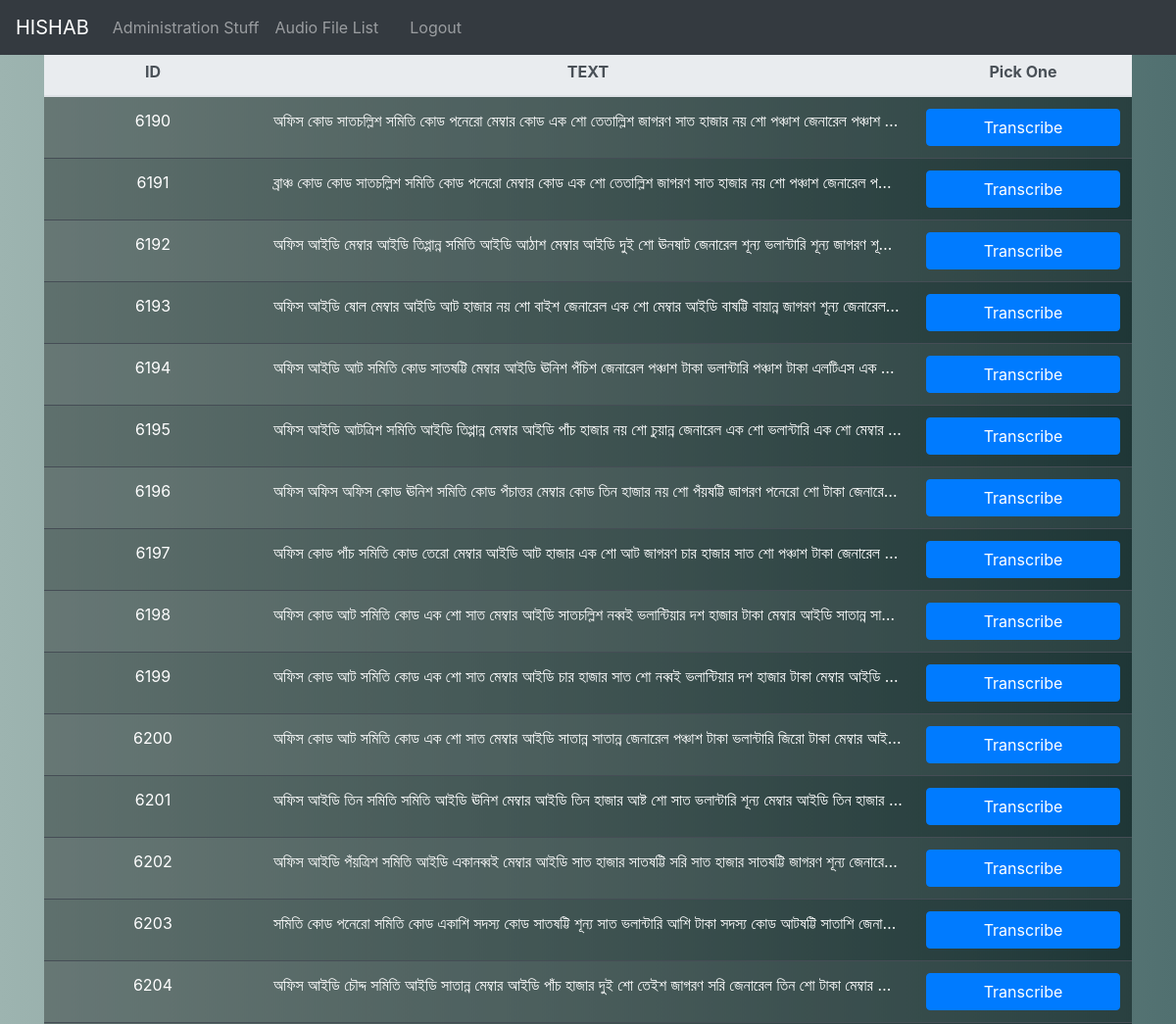
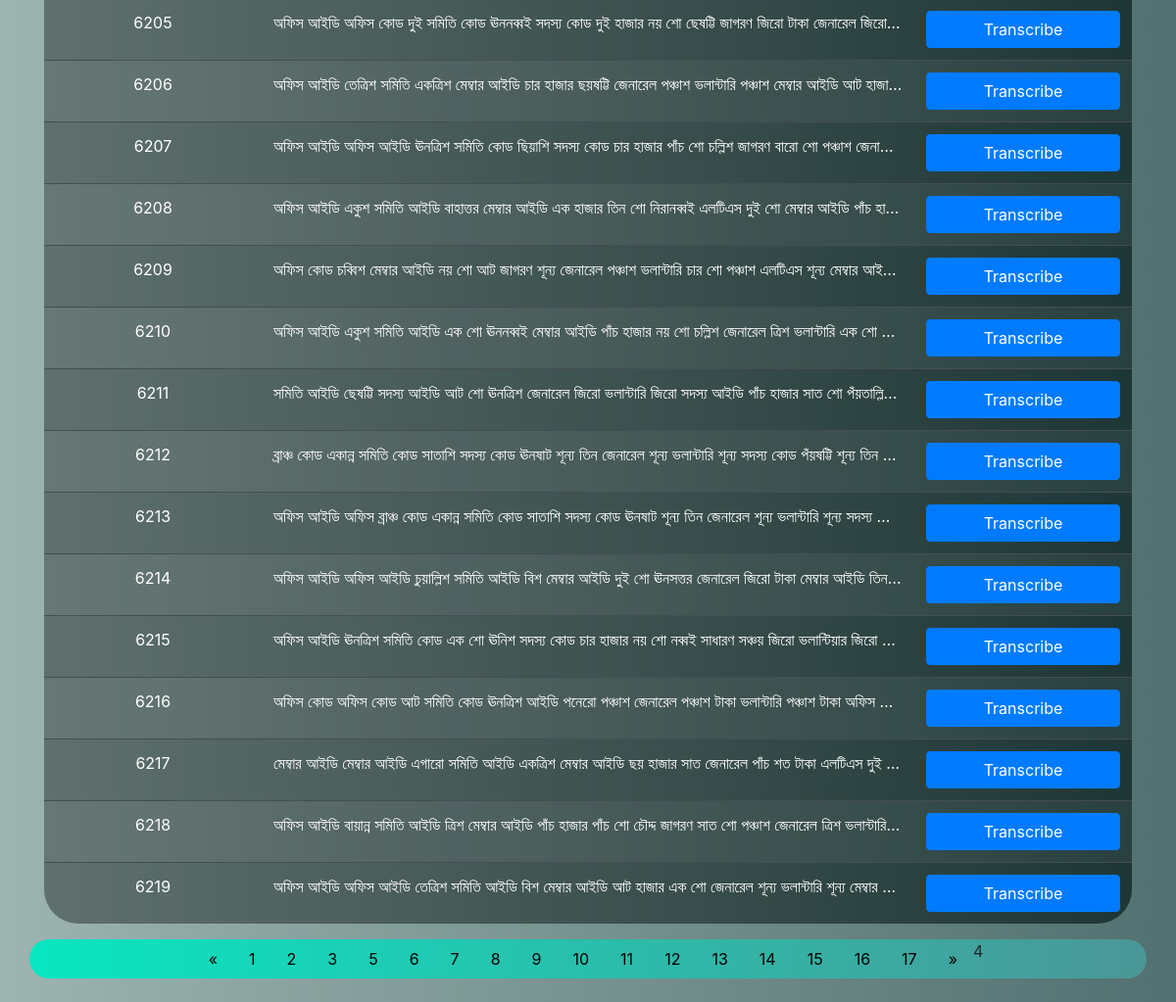
Page /list/?page=4 (signed in) on the committed database (2 pictures, top to bottom).
### myapp/models.py (models this page shows, shortened)
class TransWalk(models.Model):
    ASRid = models.AutoField(primary_key=True)
    Audio_File_Link = models.CharField(max_length=200, help_text='Audio Links', null=True, blank=True)
    audio_duration = models.BigIntegerField(blank=True, null=True)
    ASR_text = models.TextField(help_text='ASR Output', null=True, blank=True)
    Transcripted_Text = models.TextField(help_text='Most Recent Transcripted Text', null=True, blank=True)
    IsOpenFlag = models.BooleanField(default=False, null=True, blank=True)
    Updated_At = models.DateTimeField(auto_now_add=True, null=True, blank=True)
    Trans_Counter = models.IntegerField(default=0, null=True, blank=True)
    Transcribers_Checked = models.CharField(max_length=200, help_text='Usernames of the transcribers Who checked the specific audio', null=True, blank=True)
    click_timestamp = models.DateTimeField(auto_now_add=True, null=True, blank=True)
    caller_phone_number = models.CharField(max_length=15, help_text='Caller Phone Nyumber', null=True, blank=True)

### myapp/views.py (the view)
# urls.py: path('list/', views.audioList, name='list'),
def audioList(request):
    if request.user.is_authenticated:
        Max_timeout = 1800
        time = datetime.now()
        timestamp = datetime.timestamp(time)
        global test_counter
        test_counter = 3
        all_Items_list = TransWalk.objects.all().order_by("ASRid")[:500]
        for things in all_Items_list:
            if things.click_timestamp is not None:
                thingstimestamp = datetime.timestamp(things.click_timestamp)
                if (timestamp-thingstimestamp)>Max_timeout:
                    things.IsOpenFlag= False
                    things.save()
        paginator = Paginator(all_Items_list, 30)
        page_number = request.GET.get('page')
        page_obj = paginator.get_page(page_number)
        context = {
                    'all_items' : page_obj,
                    'test_counter' : test_counter
                  }
        return render(request, 'list.html', context)
    else:
        return redirect("login")

### templates/list.html (shortened to what this page needs)
{% extends 'base.html' %}
{% load static %}
{% block list %}
<br><br>
    {% if all_items %}
    <div class="container">
                <table class="table table-striped table-dark table-hover" style="background:linear-gradient(to right, #5f706d, rgb(30, 54, 54));">
                  <thead class="thead-light">
                    <tr>
                      <th style="width: 20%; text-align: center;">ID</th>
                      <th style="width: 60%; text-align: center;">TEXT</th>
                      <th style="width: 20%; text-align: center;">Pick One</th>
                    </tr>
                  </thead>
                  <tbody>
                    {% for things in all_items %}
                      {% if not user.get_username in things.Transcribers_Checked %}
                        {% if things.Trans_Counter < test_counter %}
                          {% if things.IsOpenFlag == True %}
                            <tr class="table-danger text-dark">
                              <td style="text-align: center;">{{things.ASRid}}</td>
                              <td>{{things.Transcripted_Text}}</td>
                              <td style="text-align: center;"><button type="button" style="font-size : 70%; width: 100%; height: 40px;" class="btn btn-danger">In Progress</button></td>
                            </tr>
                          {% elif things.IsOpenFlag == False %}
                            <tr>
                              <td style="text-align: center;">{{things.ASRid}}</td>
                              <td>{{ things.Transcripted_Text }}</td>
                              <td style="text-align: center;"><a href="{% url 'transcribe' things.ASRid %}"><button type="button" style="font-size : 100%; width: 100%; height: 30%;" class="btn btn-primary">Transcribe</button></a></td>
                            </tr>
                          {% endif %}
                        {% endif %}
                      {% endif %}
                    {% endfor %}
                  </tbody>
                </table>
              </div>
                <div class="container" align="center" style="background: linear-gradient(to right, #08e6c1, rgb(75, 151, 151));border-radius: 35px;">
                {% if all_items.has_other_pages %}
                <ul class="pagination">
                    {% if all_items.has_previous %}
                      <li><a href="?page={{ all_items.previous_page_number }}">&laquo;</a></li>
                    {% else %}
                      <li class="disabled"><span>&laquo;</span></li>
                    {% endif %}
                    {% for i in all_items.paginator.page_range %}
                      {% if all_items.number == i %}
                        <li class="active"><span>{{ i }} <span class="sr-only">(current)</span></span></li>
                      {% else %}
                        <li><a href="?page={{ i }}">{{ i }}</a></li>
                      {% endif %}
                    {% endfor %}
                    {% if all_items.has_next %}
                      <li><a href="?page={{ all_items.next_page_number }}">&raquo;</a></li>
                    {% else %}
                      <li class="disabled"><span>&raquo;</span></li>
                    {% endif %}
                </ul>
                {% endif %}
                </div><br>
    {% endif %}
{% endblock %}

### templates/list.html (style rules this page uses)
body { background: #04f3c7; background: -webkit-linear-gradient(to right, #74ebd5, #ACB6E5); background: linear-gradient(to right, #9db4b0, rgb(81, 112, 112)); min-height: 100vh; }
ul.pagination { display: inline-block; padding: 0; margin: 0; }
ul.pagination li { display: inline; }
ul.pagination li a { color: black; float: left; padding: 8px 16px; text-decoration: none; }
table { table-layout: fixed; border-radius: 35px; }
td { overflow: hidden; white-space: nowrap; text-overflow: ellipsis; }

### rows in the picture
TransWalk: ASRid "6190", Transcripted_Text "অফিস কোড সাতচল্লিশ সমিতি কোড পনেরো মেম্বার কোড এক শো তেতাল্লিশ জাগরণ সাত হাজার নয় শো পঞ্চাশ জেনারেল পঞ্চাশ…"
TransWalk: ASRid "6191", Transcripted_Text "ব্রাঞ্চ কোড কোড সাতচল্লিশ সমিতি কোড পনেরো মেম্বার কোড এক শো তেতাল্লিশ জাগরণ সাত হাজার নয় শো পঞ্চাশ জেনারেল প…"
TransWalk: ASRid "6192", Transcripted_Text "অফিস আইডি মেম্বার আইডি তিপ্পান্ন সমিতি আইডি আঠাশ মেম্বার আইডি দুই শো ঊনষাট জেনারেল শূন্য ভলান্টারি শূন্য জাগরণ শূ…"
TransWalk: ASRid "6193", Transcripted_Text "অফিস আইডি ষোল মেম্বার আইডি আট হাজার নয় শো বাইশ জেনারেল এক শো মেম্বার আইডি বাষট্টি বায়ান্ন জাগরণ শূন্য জেনারেল…"
TransWalk: ASRid "6194", Transcripted_Text "অফিস আইডি আট সমিতি কোড সাতষট্টি মেম্বার আইডি ঊনিশ পঁচিশ জেনারেল পঞ্চাশ টাকা ভলান্টারি পঞ্চাশ টাকা এলটিএস এক…"
TransWalk: ASRid "6195", Transcripted_Text "অফিস আইডি আটত্রিশ সমিতি আইডি তিপ্পান্ন মেম্বার আইডি পাঁচ হাজার নয় শো চুয়ান্ন জেনারেল এক শো ভলান্টারি এক শো মেম্বার…"
TransWalk: ASRid "6196", Transcripted_Text "অফিস অফিস অফিস কোড ঊনিশ সমিতি কোড পঁচাত্তর মেম্বার কোড তিন হাজার নয় শো পঁয়ষট্টি জাগরণ পনেরো শো টাকা জেনারে…"
TransWalk: ASRid "6197", Transcripted_Text "অফিস কোড পাঁচ সমিতি কোড তেরো মেম্বার আইডি আট হাজার এক শো আট জাগরণ চার হাজার সাত শো পঞ্চাশ টাকা জেনারেল…"
TransWalk: ASRid "6198", Transcripted_Text "অফিস কোড আট সমিতি কোড এক শো সাত মেম্বার আইডি সাতচল্লিশ নব্বই ভলান্টিয়ার দশ হাজার টাকা মেম্বার আইডি সাতান্ন সা…"
TransWalk: ASRid "6199", Transcripted_Text "অফিস কোড আট সমিতি কোড এক শো সাত মেম্বার আইডি চার হাজার সাত শো নব্বই ভলান্টিয়ার দশ হাজার টাকা মেম্বার আইডি…"
TransWalk: ASRid "6200", Transcripted_Text "অফিস কোড আট সমিতি কোড এক শো সাত মেম্বার আইডি সাতান্ন সাতান্ন জেনারেল পঞ্চাশ টাকা ভলান্টারি জিরো টাকা মেম্বার আই…"
TransWalk: ASRid "6201", Transcripted_Text "অফিস আইডি তিন সমিতি সমিতি আইডি ঊনিশ মেম্বার আইডি তিন হাজার আষ্ট শো সাত ভলান্টারি শূন্য মেম্বার আইডি তিন হাজার…"
TransWalk: ASRid "6202", Transcripted_Text "অফিস আইডি পঁয়ত্রিশ সমিতি আইডি একানব্বই মেম্বার আইডি সাত হাজার সাতষট্টি সরি সাত হাজার সাতষট্টি জাগরণ শূন্য জেনারে…"
TransWalk: ASRid "6203", Transcripted_Text "সমিতি কোড পনেরো সমিতি কোড একাশি সদস্য কোড সাতষট্টি শূন্য সাত ভলান্টারি আশি টাকা সদস্য কোড আটষট্টি সাতাশি জেনা…"
TransWalk: ASRid "6204", Transcripted_Text "অফিস আইডি চৌদ্দ সমিতি আইডি সাতান্ন মেম্বার আইডি পাঁচ হাজার দুই শো তেইশ জাগরণ সরি জেনারেল তিন শো টাকা মেম্বার…"
TransWalk: ASRid "6205", Transcripted_Text "অফিস আইডি অফিস কোড দুই সমিতি কোড ঊননব্বই সদস্য কোড দুই হাজার নয় শো ছেষট্টি জাগরণ জিরো টাকা জেনারেল জিরো…"
TransWalk: ASRid "6206", Transcripted_Text "অফিস আইডি তেত্রিশ সমিতি একত্রিশ মেম্বার আইডি চার হাজার ছয়ষট্টি জেনারেল পঞ্চাশ ভলান্টারি পঞ্চাশ মেম্বার আইডি আট হাজা…"
TransWalk: ASRid "6207", Transcripted_Text "অফিস আইডি অফিস আইডি ঊনত্রিশ সমিতি কোড ছিয়াশি সদস্য কোড চার হাজার পাঁচ শো চল্লিশ জাগরণ বারো শো পঞ্চাশ জেনা…"
TransWalk: ASRid "6208", Transcripted_Text "অফিস আইডি একুশ সমিতি আইডি বাহাত্তর মেম্বার আইডি এক হাজার তিন শো নিরানব্বই এলটিএস দুই শো মেম্বার আইডি পাঁচ হা…"
TransWalk: ASRid "6209", Transcripted_Text "অফিস কোড চব্বিশ মেম্বার আইডি নয় শো আট জাগরণ শূন্য জেনারেল পঞ্চাশ ভলান্টারি চার শো পঞ্চাশ এলটিএস শূন্য মেম্বার আই…"
TransWalk: ASRid "6210", Transcripted_Text "অফিস আইডি একুশ সমিতি আইডি এক শো ঊননব্বই মেম্বার আইডি পাঁচ হাজার নয় শো চল্লিশ জেনারেল ত্রিশ ভলান্টারি এক শো…"
TransWalk: ASRid "6211", Transcripted_Text "সমিতি আইডি ছেষট্টি সদস্য আইডি আট শো ঊনত্রিশ জেনারেল জিরো ভলান্টারি জিরো সদস্য আইডি পাঁচ হাজার সাত শো পঁয়তাল্লি…"
TransWalk: ASRid "6212", Transcripted_Text "ব্রাঞ্চ কোড একান্ন সমিতি কোড সাতাশি সদস্য কোড ঊনষাট শূন্য তিন জেনারেল শূন্য ভলান্টারি শূন্য সদস্য কোড পঁয়ষট্টি শূন্য তিন…"
TransWalk: ASRid "6213", Transcripted_Text "অফিস আইডি অফিস ব্রাঞ্চ কোড একান্ন সমিতি কোড সাতাশি সদস্য কোড ঊনষাট শূন্য তিন জেনারেল শূন্য ভলান্টারি শূন্য সদস্য…"
TransWalk: ASRid "6214", Transcripted_Text "অফিস আইডি অফিস আইডি চুয়াল্লিশ সমিতি আইডি বিশ মেম্বার আইডি দুই শো ঊনসত্তর জেনারেল জিরো টাকা মেম্বার আইডি তিন…"
TransWalk: ASRid "6215", Transcripted_Text "অফিস আইডি ঊনত্রিশ সমিতি কোড এক শো ঊনিশ সদস্য কোড চার হাজার নয় শো নব্বই সাধারণ সঞ্চয় জিরো ভলান্টিয়ার জিরো…"
TransWalk: ASRid "6216", Transcripted_Text "অফিস কোড অফিস কোড আট সমিতি কোড ঊনত্রিশ আইডি পনেরো পঞ্চাশ জেনারেল পঞ্চাশ টাকা ভলান্টারি পঞ্চাশ টাকা অফিস…"
TransWalk: ASRid "6217", Transcripted_Text "মেম্বার আইডি মেম্বার আইডি এগারো সমিতি আইডি একত্রিশ মেম্বার আইডি ছয় হাজার সাত জেনারেল পাঁচ শত টাকা এলটিএস দুই…"
TransWalk: ASRid "6218", Transcripted_Text "অফিস আইডি বায়ান্ন সমিতি আইডি ত্রিশ মেম্বার আইডি পাঁচ হাজার পাঁচ শো চৌদ্দ জাগরণ সাত শো পঞ্চাশ জেনারেল ত্রিশ ভলান্টারি…"
TransWalk: ASRid "6219", Transcripted_Text "অফিস আইডি অফিস আইডি তেত্রিশ সমিতি আইডি বিশ মেম্বার আইডি আট হাজার এক শো জেনারেল শূন্য ভলান্টারি শূন্য মেম্বার…"

### other values in the picture
{{ i }} "1" "2" "3" "5" "6" "7" "8" "9" "10" "11" "12" "13" "14" "15" "16" "17"
{{ i }} "4"
